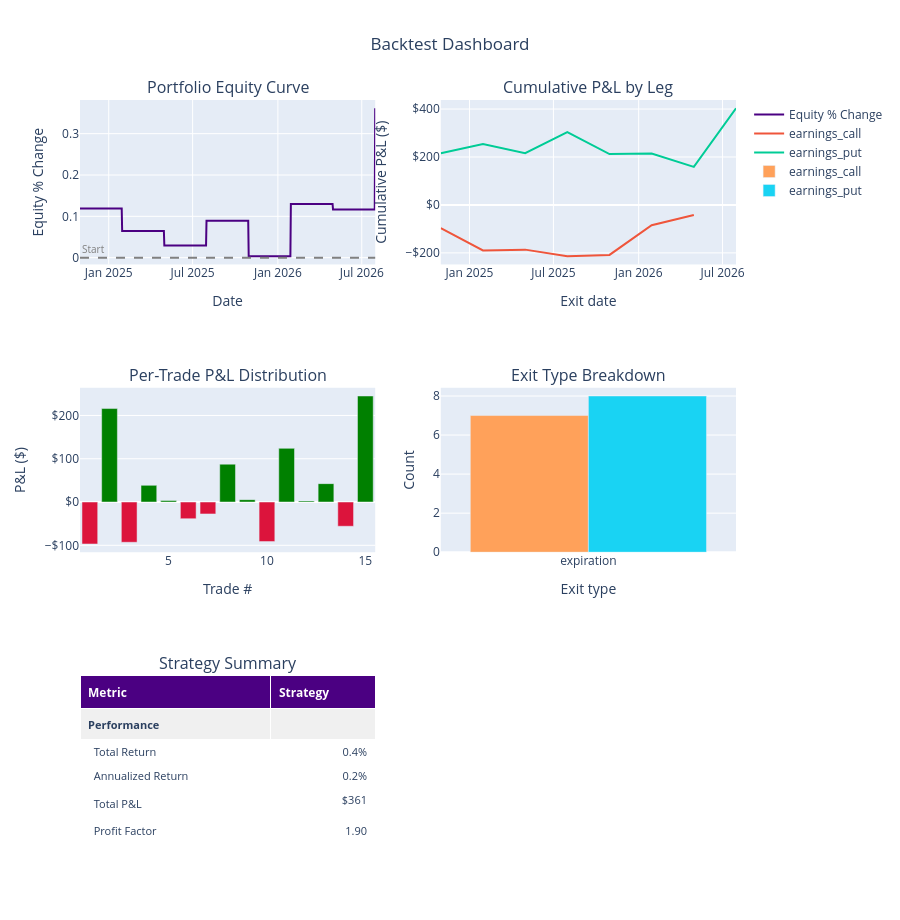

Source (notebook cell):
### Markdown cell above
### Full dashboard

### Code cell
report.plot_dashboard()

### Figure 1 — Plotly figure (JSON) as saved in the notebook; plotly's stock layout.template omitted (floating-point values rounded to 4 significant figures; data arrays with more than 128 entries replaced by an {"elided": "..."} marker saying what was removed)
{"data": [{"hovertemplate": "Date: %{x|%Y-%m-%d}<br>Equity: %{y:+.1f}%<extra></extra>", "line": {"color": "indigo", "width": 2}, "mode": "lines", "name": "Equity % Change", "type": "scatter", "x": {"elided": "638 str values"}, "xaxis": "x", "y": {"elided": "638 float values"}, "yaxis": "y"}, {"hovertemplate": "Leg: %{data.name}<br>Date: %{x|%Y-%m-%d}<br>Cum P&L: $%{y:,.0f}<extra></extra>", "line": {"width": 2}, "mode": "lines", "name": "earnings_call", "type": "scatter", "x": ["2024-10-31T00:00:00.000000", "2025-01-30T00:00:00.000000", "2025-05-01T00:00:00.000000", "2025-07-31T00:00:00.000000", "2025-10-30T00:00:00.000000", "2026-01-29T00:00:00.000000", "2026-04-30T00:00:00.000000"], "xaxis": "x2", "y": [-97.0, -190.0, -186.5, -214.0, -208.5, -84.5, -42.0], "yaxis": "y2"}, {"hovertemplate": "Leg: %{data.name}<br>Date: %{x|%Y-%m-%d}<br>Cum P&L: $%{y:,.0f}<extra></extra>", "line": {"width": 2}, "mode": "lines", "name": "earnings_put", "type": "scatter", "x": ["2024-10-31T00:00:00.000000", "2025-01-30T00:00:00.000000", "2025-05-01T00:00:00.000000", "2025-07-31T00:00:00.000000", "2025-10-30T00:00:00.000000", "2026-01-29T00:00:00.000000", "2026-04-30T00:00:00.000000", "2026-07-30T00:00:00.000000"], "xaxis": "x2", "y": [216.0, 254.5, 216.0, 303.5, 212.0, 214.5, 158.5, 403.5], "yaxis": "y2"}, {"customdata": [["expiration", "earnings_call"], ["expiration", "earnings_put"], ["expiration", "earnings_call"], ["expiration", "earnings_put"], ["expiration", "earnings_call"], ["expiration", "earnings_put"], ["expiration", "earnings_call"], ["expiration", "earnings_put"], ["expiration", "earnings_call"], ["expiration", "earnings_put"], ["expiration", "earnings_call"], ["expiration", "earnings_put"], ["expiration", "earnings_call"], ["expiration", "earnings_put"], ["expiration", "earnings_put"]], "hovertemplate": "Trade #: %{x}<br>P&L: $%{y:,.0f}<br>Exit type: %{customdata[0]}<br>Leg: %{customdata[1]}<br><extra></extra>", "marker": {"color": ["crimson", "green", "crimson", "green", "green", "crimson", "crimson", "green", "green", "crimson", "green", "green", "green", "crimson", "green"]}, "showlegend": false, "type": "bar", "x": [1, 2, 3, 4, 5, 6, 7, 8, 9, 10, 11, 12, 13, 14, 15], "xaxis": "x3", "y": [-97.0, 216.0, -93.0, 38.5, 3.5, -38.5, -27.5, 87.5, 5.5, -91.5, 124.0, 2.5, 42.5, -56.0, 245.0], "yaxis": "y3"}, {"hovertemplate": "Leg: %{data.name}<br>Exit type: %{x}<br>Count: %{y}<extra></extra>", "name": "earnings_call", "type": "bar", "x": ["expiration"], "xaxis": "x4", "y": [7], "yaxis": "y4"}, {"hovertemplate": "Leg: %{data.name}<br>Exit type: %{x}<br>Count: %{y}<extra></extra>", "name": "earnings_put", "type": "bar", "x": ["expiration"], "xaxis": "x4", "y": [8], "yaxis": "y4"}, {"cells": {"align": ["left", "right"], "fill": {"color": [["#f0f0f0", "white", "white", "white", "white", "white", "white", "white", "white", "white", "white", "#f0f0f0", "white", "white", "white", "white", "#f0f0f0", "white", "white", "white", "white", "white", "white", "white", "white", "white", "#f0f0f0"], ["#f0f0f0", "white", "white", "white", "white", "white", "white", "white", "white", "white", "white", "#f0f0f0", "white", "white", "white", "white", "#f0f0f0", "white", "white", "white", "white", "white", "white", "white", "white", "white", "#f0f0f0"]]}, "font": {"size": 11}, "height": 24, "values": [["<b>Performance</b>", "  Total Return", "  Annualized Return", "  Total P&L", "  Profit Factor", "  Sharpe Ratio", "  Sortino Ratio", "  Calmar Ratio", "  MAR Ratio", "  Omega Ratio", "  Tail Ratio", "<b>Risk</b>", "  Max Drawdown", "  VaR (95%)", "  CVaR (95%)", "  Max Loss", "<b>Trading</b>", "  Total Trades", "  Winning Trades", "  Losing Trades", "  Win Rate", "  Avg P&L", "  Avg Win", "  Avg Loss", "  Max Win", "  Avg Days Held", "<b>Benchmark (Rolling ATM Call)</b>"], ["", "0.4%", "0.2%", "$361", "1.90", "0.70", "2.10", "1.24", "3.09", "2.91", "0.00", "", "-0.1%", "-40.76%", "-61.98%", "$-97", "", "15", "9", "6", "60.0%", "$24", "$85", "$-67", "$245", "1.0", ""]]}, "columnwidth": [220, 120], "domain": {"x": [0, 0.45], "y": [0, 0.2222]}, "header": {"align": "left", "fill": {"color": "indigo"}, "font": {"color": "white", "size": 12}, "height": 30, "values": ["<b>Metric</b>", "<b>Strategy</b>"]}, "type": "table"}], "layout": {"annotations": [{"font": {"size": 16}, "showarrow": false, "text": "Portfolio Equity Curve", "x": 0.225, "xanchor": "center", "xref": "paper", "y": 1, "yanchor": "bottom", "yref": "paper"}, {"font": {"size": 16}, "showarrow": false, "text": "Cumulative P&L by Leg", "x": 0.775, "xanchor": "center", "xref": "paper", "y": 1, "yanchor": "bottom", "yref": "paper"}, {"font": {"size": 16}, "showarrow": false, "text": "Per-Trade P&L Distribution", "x": 0.225, "xanchor": "center", "xref": "paper", "y": 0.6111, "yanchor": "bottom", "yref": "paper"}, {"font": {"size": 16}, "showarrow": false, "text": "Exit Type Breakdown", "x": 0.775, "xanchor": "center", "xref": "paper", "y": 0.6111, "yanchor": "bottom", "yref": "paper"}, {"font": {"size": 16}, "showarrow": false, "text": "Strategy Summary", "x": 0.225, "xanchor": "center", "xref": "paper", "y": 0.2222, "yanchor": "bottom", "yref": "paper"}, {"font": {"color": "gray", "size": 10}, "showarrow": false, "text": "Start", "x": 0, "xanchor": "left", "xref": "x domain", "y": 0, "yanchor": "bottom", "yref": "y"}], "autosize": true, "height": 920, "shapes": [{"line": {"color": "gray", "dash": "dash"}, "type": "line", "x0": 0, "x1": 1, "xref": "x domain", "y0": 0, "y1": 0, "yref": "y"}], "title": {"text": "Backtest Dashboard", "x": 0.5}, "xaxis": {"anchor": "y", "domain": [0, 0.45], "title": {"text": "Date"}}, "xaxis2": {"anchor": "y2", "domain": [0.55, 1], "title": {"text": "Exit date"}}, "xaxis3": {"anchor": "y3", "domain": [0, 0.45], "title": {"text": "Trade #"}}, "xaxis4": {"anchor": "y4", "domain": [0.55, 1], "title": {"text": "Exit type"}}, "yaxis": {"anchor": "x", "domain": [0.7778, 1], "title": {"text": "Equity % Change"}, "zeroline": false}, "yaxis2": {"anchor": "x2", "domain": [0.7778, 1], "tickformat": "$,.0f", "title": {"text": "Cumulative P&L ($)"}}, "yaxis3": {"anchor": "x3", "domain": [0.3889, 0.6111], "tickformat": "$,.0f", "title": {"text": "P&L ($)"}}, "yaxis4": {"anchor": "x4", "domain": [0.3889, 0.6111], "title": {"text": "Count"}}}}
